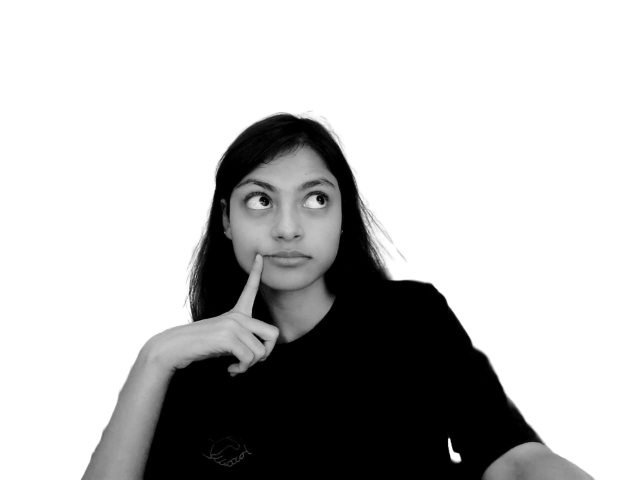
#> input picture scripts/avatar-sources/sreeja_think_left_cutout.webp, 1280 x 960 px (shown at 1/2 size); the run also reads 2 pictures not shown here
$ python make_pixel_avatars.py
#> lines starting #> are read from the running program, lines starting #| are printed output that depends on the picture; after the words box and inside, x2 and y2 are one past the last pixel; in counts of white or black regions, pixels touching at a corner belong together
"""
Builds the hero's pixel-portrait frames ("Game Boy Camera" style) from the
transparent expression cutouts in scripts/avatar-sources/
(kept out of public/ so they aren't deployed).

  python scripts/make_pixel_avatars.py

Pipeline per frame: shared head-and-shoulders crop (so framing doesn't jump
between expressions) -> grayscale -> unsharp mask (eyes/brows/lips) ->
histogram equalisation over the opaque pixels -> 4x4 Bayer dither into a
4-tone pink palette. Output: tiny PNGs with transparent background, drawn
upscaled with `image-rendering: pixelated`.
Requires: Pillow, numpy.
"""
from pathlib import Path

import numpy as np
from PIL import Image, ImageFilter

ROOT = Path(__file__).resolve().parent.parent
SRC = ROOT / 'scripts/avatar-sources'
OUT = ROOT / 'public/images/sreeja/pixel'

FRAMES = [
    ('hmm', 'sreeja_think_left_cutout.webp'),  # opening frame
    ('idea', 'sreeja_think_right_cutout.webp'),
    ('peace', 'sreeja_hello_cutout.png'),
    ('tada', 'sreeja_showing_right_cutout.webp'),
    ('wait', 'sreeja_surprised_cutout.webp'),  # only shown while the window is dragged
]
# Not shown, but kept in the shared-crop calculation so framing stays the same.
CROP_ONLY = ['sreeja_normal_cutout.webp', 'sreeja_full_hello_cutout.webp']

WIDTH = 144  # output pixels across
ASPECT = 0.9  # height / width of the crop
# ink, berry, hot pink, blush
PALETTE = np.array([(26, 15, 31), (163, 0, 90), (255, 95, 176), (255, 225, 241)], dtype=np.uint8)
BAYER = np.array([[0, 8, 2, 10], [12, 4, 14, 6], [3, 11, 1, 9], [15, 7, 13, 5]]) / 16 - 0.5


def head_box(alpha: np.ndarray):
    """Top of the silhouette and horizontal extent of the head."""
    ys, xs = np.where(alpha > 40)
    top = ys.min()
    band = alpha[top: top + 260] > 40  # roughly the hair/head region
    hx = np.where(band.any(0))[0]
    return top, (hx.min() + hx.max()) / 2, hx.max() - hx.min()


def main():
    OUT.mkdir(parents=True, exist_ok=True)
    images = [(name, Image.open(SRC / f).convert('RGBA')) for name, f in FRAMES]
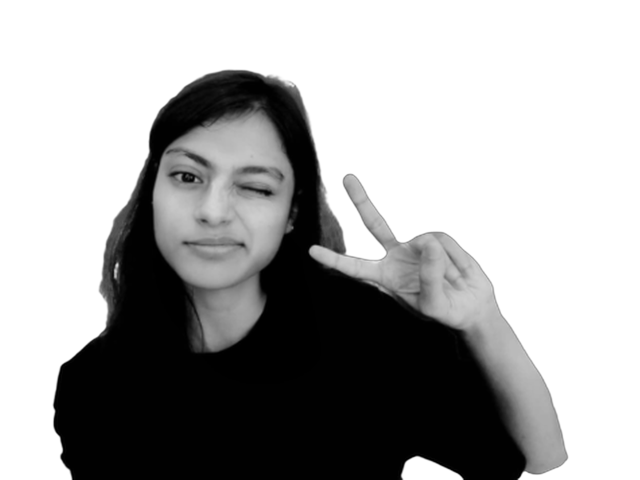
#> input picture scripts/avatar-sources/sreeja_hello_cutout.png, 1280 x 960 px (shown at 1/2 size)
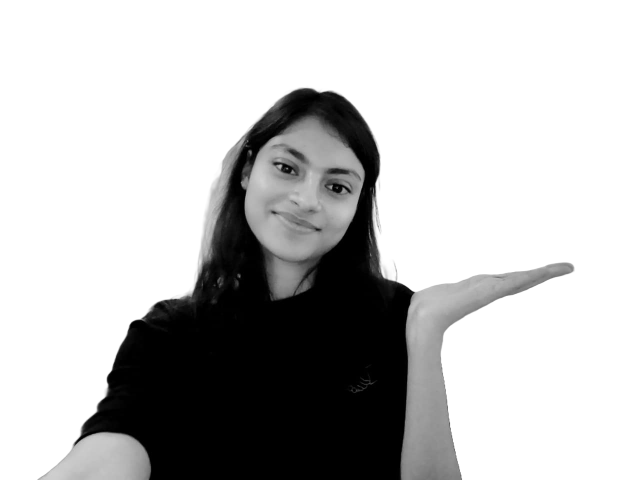
#> input picture scripts/avatar-sources/sreeja_showing_right_cutout.webp, 1280 x 960 px (shown at 1/2 size)
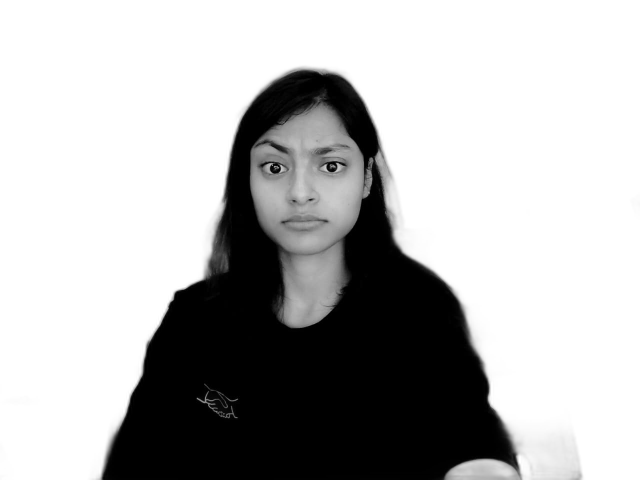
#> input picture scripts/avatar-sources/sreeja_surprised_cutout.webp, 1280 x 960 px (shown at 1/2 size)
#> images = 5 items

    # One shared crop for all frames.
    crop_refs = [im for _, im in images] + [Image.open(SRC / f).convert('RGBA') for f in CROP_ONLY]
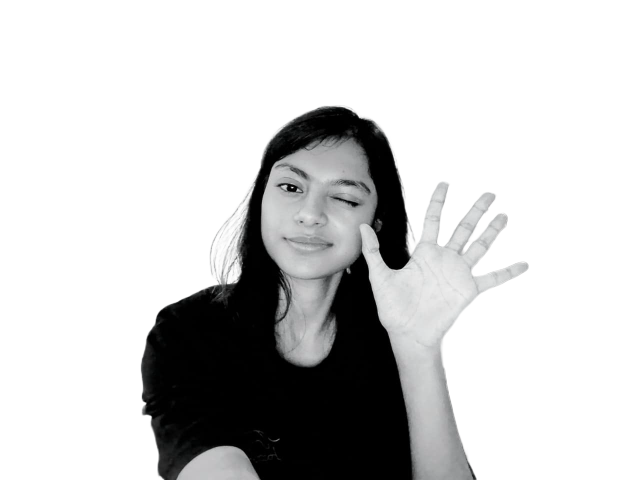
#> input picture scripts/avatar-sources/sreeja_full_hello_cutout.webp, 1280 x 960 px (shown at 1/2 size)
#> crop_refs = 7 items
    boxes = [head_box(np.array(im)[:, :, 3]) for im in crop_refs]
#> boxes = [(221, 590.5, 385), (222, 592, 386), (139, 499, 480), (175, 585, 350), (135, 615, 342), (135, 610.5, 357), (210, 723.5, 583)]
    top = min(b[0] for b in boxes) - 30
#> top = 105
    cx = float(np.median([b[1] for b in boxes]))
#> cx = 592
    head_w = float(np.median([b[2] for b in boxes]))
#> head_w = 385
    w = head_w * 2.1
#> w = 808.5
    h = w * ASPECT
#> h = 727.6
    box = (int(cx - w / 2), int(top), int(cx + w / 2), int(top + h))
#> box = (187, 105, 996, 832)
    out_h = round(WIDTH * ASPECT)

    for name, im in images:
        crop = im.crop(box).resize((WIDTH, out_h), Image.LANCZOS)
        arr = np.array(crop).astype(float)
        gray = Image.fromarray((0.299 * arr[..., 0] + 0.587 * arr[..., 1] + 0.114 * arr[..., 2]).astype(np.uint8))
        g = np.array(gray.filter(ImageFilter.UnsharpMask(radius=2, percent=150, threshold=1))).astype(float)
        mask = arr[..., 3] > 90
        vals = np.sort(g[mask])
        eq = np.searchsorted(vals, g) / max(1, len(vals))
        thresh = np.tile(BAYER, (out_h // 4 + 1, WIDTH // 4 + 1))[:out_h, :WIDTH]
        levels = np.clip(np.round(eq * 3 + thresh * 0.9), 0, 3).astype(int)
        rgba = np.zeros((out_h, WIDTH, 4), dtype=np.uint8)
        rgba[..., :3] = PALETTE[levels]
        rgba[..., 3] = np.where(mask, 255, 0)
        Image.fromarray(rgba, 'RGBA').save(OUT / f'{name}.png', optimize=True)
        print('wrote', OUT / f'{name}.png')
#> this loop made 5 passes
#> name on passes 1 to 5: 'hmm', 'idea', 'peace', 'tada', 'wait'
#| wrote public/images/sreeja/pixel/hmm.png
#| wrote public/images/sreeja/pixel/idea.png
#| wrote public/images/sreeja/pixel/peace.png
#| wrote public/images/sreeja/pixel/tada.png
#| wrote public/images/sreeja/pixel/wait.png
#> pass 1, in main, `g = np.array(gray.filter(ImageFilter.UnsharpMask(radius=2, percent=150..`:
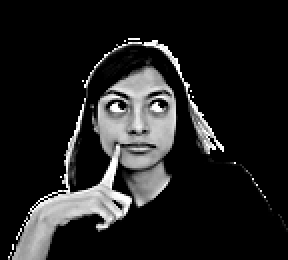
#> g: shape (130, 144) float64 (shown 2 times larger); min 0, max 255, mean 31.9
#> after the loop:
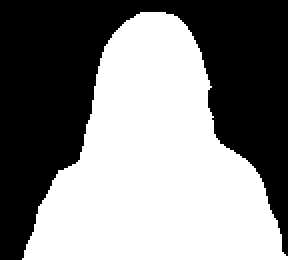
#> mask: shape (130, 144) bool (shown 2 times larger); 52.1% white; 1 black region, box (x1, y1, x2, y2) and area: (0, 0, 144, 130) 8972
#> after the loop:
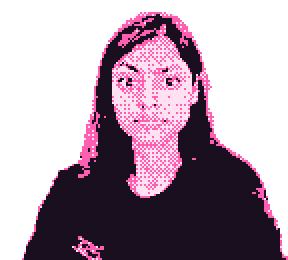
#> rgba: shape (130, 144, 4) (shown 2 times larger); mean R, G, B, A 67.2, 40.6, 62.7, 132.8; transparent parts drawn white


if __name__ == '__main__':
    main()
